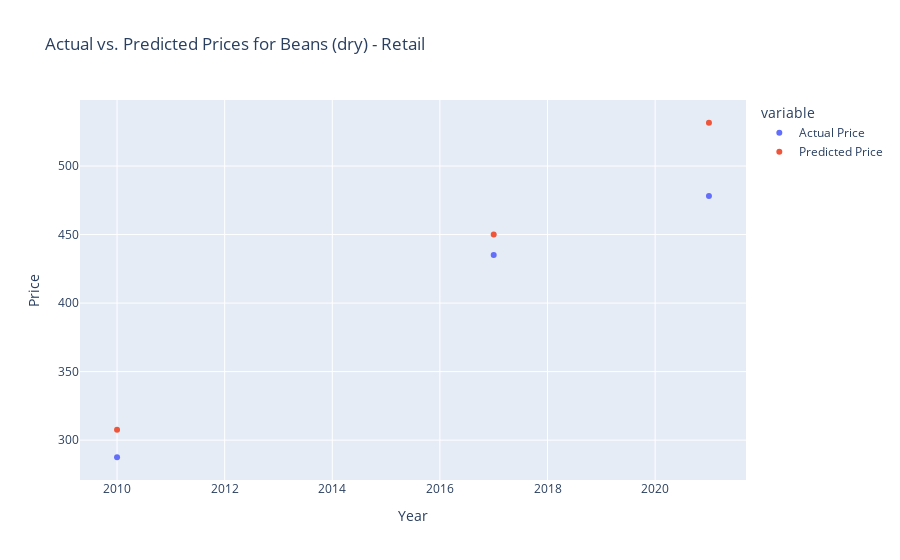

This figure's notebook cell:
### Code cell
median_prices_per_year = product_subset.groupby('mp_year')['mp_price'].median().reset_index()

X = median_prices_per_year[['mp_year']]
y = median_prices_per_year['mp_price']

X_train, X_test, y_train, y_test = train_test_split(X, y, test_size=0.2, random_state=15)

median_model = LinearRegression()
median_model.fit(X_train, y_train)

y_pred = median_model.predict(X_test)

r2 = r2_score(y_test, y_pred)
print(f'R-squared value: {r2}')

prediction_df = pd.DataFrame({'mp_year': X_test['mp_year'], 'Actual Price': y_test, 'Predicted Price': y_pred})

median_model_plot = px.scatter(prediction_df, y=['Actual Price', 'Predicted Price'], x='mp_year',
                          title=f'Actual vs. Predicted Prices for {product}', labels={'value': 'Price', 'mp_year': 'Year'}).show()

### Figure 1 — Plotly figure (JSON) as saved in the notebook; plotly's stock layout.template omitted (floating-point values rounded to 4 significant figures)
{"data": [{"hovertemplate": "variable=Actual Price<br>Year=%{x}<br>Price=%{y}<extra></extra>", "legendgroup": "Actual Price", "marker": {"color": "#636efa", "symbol": "circle"}, "mode": "markers", "name": "Actual Price", "orientation": "v", "showlegend": true, "type": "scatter", "x": [2021, 2010, 2017], "xaxis": "x", "y": [478.1, 287.5, 435], "yaxis": "y"}, {"hovertemplate": "variable=Predicted Price<br>Year=%{x}<br>Price=%{y}<extra></extra>", "legendgroup": "Predicted Price", "marker": {"color": "#EF553B", "symbol": "circle"}, "mode": "markers", "name": "Predicted Price", "orientation": "v", "showlegend": true, "type": "scatter", "x": [2021, 2010, 2017], "xaxis": "x", "y": [531.6, 307.5, 450.1], "yaxis": "y"}], "layout": {"legend": {"title": {"text": "variable"}, "tracegroupgap": 0}, "title": {"text": "Actual vs. Predicted Prices for Beans (dry) - Retail"}, "xaxis": {"anchor": "y", "domain": [0, 1], "title": {"text": "Year"}}, "yaxis": {"anchor": "x", "domain": [0, 1], "title": {"text": "Price"}}}}
